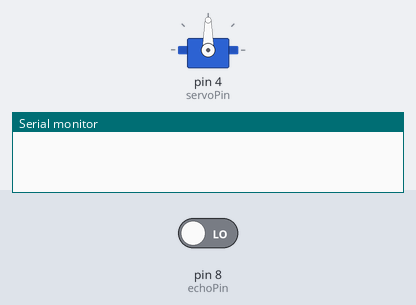
A sketch run on a simulated Arduino Uno, built with avr-gcc and run on an emulated ATmega328P. Parts: servo, the last lines printed to the serial monitor. Inputs (shaded band) come from the test bench; at power-on: pin 8 (echoPin) LOW.

Above: at 0.1 s.
At 2.1 s:
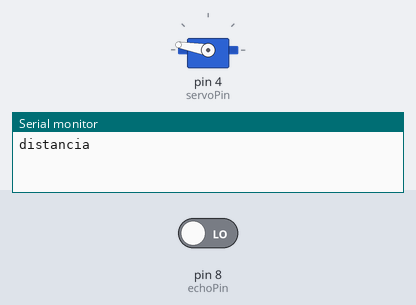
Timing chart, 0 to 3.6 s (numbered marks = the images above):
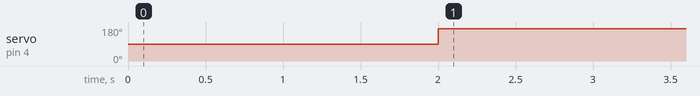

Measured:
- by itself, servo on pin 4 (servoPin): 90° → 170° at 2.0 s

The sketch:

serultra.ino
```cpp
#include <Servo.h>
Servo ieo;
int trigPin = 9;
int echoPin = 8;
int tempo;
int distance;
int servoPin = 4;
int dt = 500;

void setup() {
  pinMode(trigPin, OUTPUT);
  pinMode(echoPin, INPUT);
  ieo.attach(servoPin);
  Serial.begin(9600);
}
void loop() {
  digitalWrite(trigPin, 1);
  delay(dt);
  digitalWrite(trigPin, 0);
  tempo=pulseIn(echoPin, 1);
  distance=tempo/58.2;
  delay(dt);

  if(distance <= 20){
   ieo.write(170);
  }
  if(distance > 20){
    ieo.write(0);
  }
  Serial.println("distancia");
}
```
